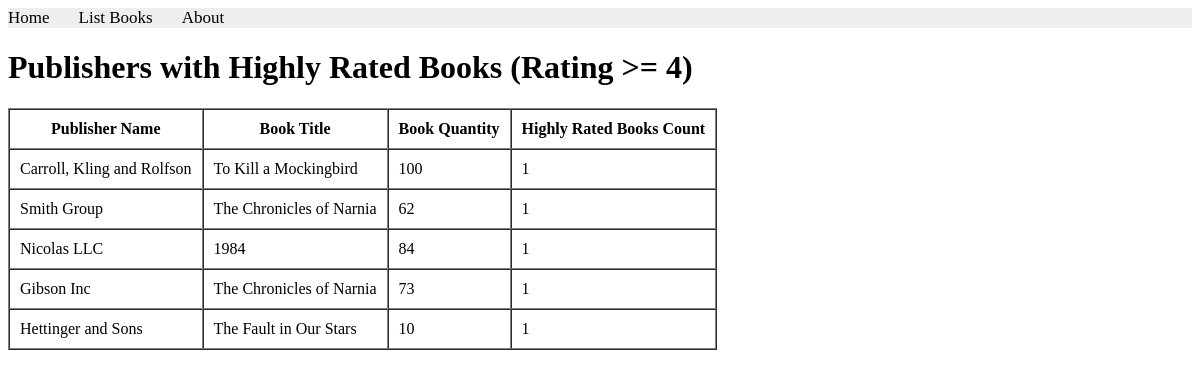
Page /books/lab9/task5/ on the committed database.
### apps/bookmodule/models.py (models this page shows)
class Book(models.Model):
    title = models.CharField(max_length= 100)
    price = models.FloatField(default=0.0)
    quantity = models.IntegerField(default=1)
    pubdate = models.DateTimeField()
    rating = models.SmallIntegerField(default = 1)
    publisher = models.ForeignKey(Publisher, null=True, on_delete=models.SET_NULL)
    authors = models.ManyToManyField(Author)

class Publisher(models.Model):
    name = models.CharField(max_length=200)
    location = models.CharField(max_length=300)

### apps/bookmodule/views.py (the view)
# urls.py: path('lab9/task5/', views.l9t5, name="books.l9t5"),
def l9t5(request):
    query = Book.objects.filter(
        publisher=OuterRef('pk'),
        rating__gte=4
    ).values('title', 'quantity')[:1]
    objs = Publisher.objects.filter(
        book__rating__gte=4
    ).annotate(
        highly_rated_count=Count('book', filter=Q(book__rating__gte=4)),
        manyBooks=Subquery(query.values('quantity')[:1]),
        bookTitle=Subquery(query.values('title')[:1])
    ).values('name', 'highly_rated_count', 'manyBooks', 'bookTitle').distinct()
    return render(request, 'bookmodule/task5.html', {'objs': objs})

### apps/templates/bookmodule/task5.html (shortened to what this page needs)
{% extends "layouts/base.html" %}
{% load static %}
{% block content %}
<h1>Publishers with Highly Rated Books (Rating >= 4)</h1>
<table border="1" cellpadding="10" cellspacing="0">
  <thead>
    <tr>
      <th>Publisher Name</th>
      <th>Book Title</th>
      <th>Book Quantity</th>
      <th>Highly Rated Books Count</th>
    </tr>
  </thead>
  <tbody>
    {% for item in objs %}
    <tr>
      <td>{{ item.name }}</td>
      <td>{{ item.bookTitle }}</td>
      <td>{{ item.manyBooks }}</td>
      <td>{{ item.highly_rated_count }}</td>
    </tr>
    {% empty %}
    <tr>
      <td colspan="2">No publishers with highly rated books found.</td>
    </tr>
    {% endfor %}
  </tbody>
</table>
{% endblock content %}

### rows in the picture
Book: name "Smith Group", bookTitle "The Chronicles of Narnia", manyBooks "62", highly_rated_count "1"
Publisher: name "Nicolas LLC", bookTitle "1984", manyBooks "84", highly_rated_count "1"
Book: name "Gibson Inc", bookTitle "The Chronicles of Narnia", manyBooks "73", highly_rated_count "1"
Book: name "Hettinger and Sons", bookTitle "The Fault in Our Stars", manyBooks "10", highly_rated_count "1"

### other values in the picture
{{ item.name }} "Carroll, Kling and Rolfson"
{{ item.bookTitle }} "To Kill a Mockingbird"
{{ item.manyBooks }} "100"
{{ item.highly_rated_count }} "1"
